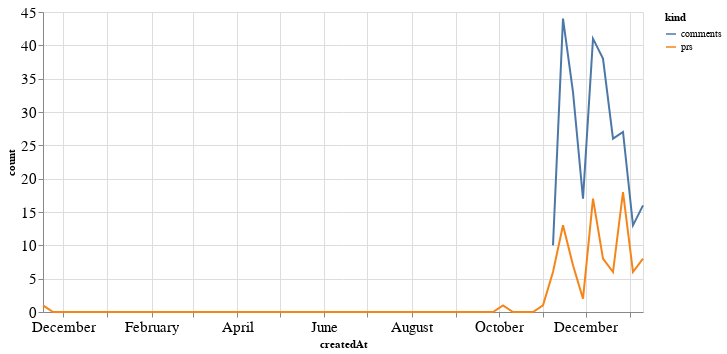

The code cell stored with this chart in its notebook:
### Code cell
alt.Chart(total_time, width=600).mark_line().encode(
    x='createdAt',
    y='count',
    color='kind'
)

### Figure 1 — Vega-Lite specification as saved in the notebook (floating-point values rounded to 4 significant figures)
{"config": {"axisLeft": {"labelFontSize": 15}, "axisBottom": {"labelFontSize": 15}}, "data": {"name": "data-f14c73d5aa25a65971e8b63bc75ca7e9"}, "mark": "line", "encoding": {"color": {"type": "nominal", "field": "kind"}, "x": {"type": "temporal", "field": "createdAt"}, "y": {"type": "quantitative", "field": "count"}}, "width": 600, "$schema": "https://vega.github.io/schema/vega-lite/v4.8.1.json", "datasets": {"data-f14c73d5aa25a65971e8b63bc75ca7e9": [{"createdAt": "2019-11-17T00:00:00", "kind": "prs", "count": 1.0}, {"createdAt": "2019-11-24T00:00:00", "kind": "prs", "count": 0.0}, {"createdAt": "2019-12-01T00:00:00", "kind": "prs", "count": 0.0}, {"createdAt": "2019-12-08T00:00:00", "kind": "prs", "count": 0.0}, {"createdAt": "2019-12-15T00:00:00", "kind": "prs", "count": 0.0}, {"createdAt": "2019-12-22T00:00:00", "kind": "prs", "count": 0.0}, {"createdAt": "2019-12-29T00:00:00", "kind": "prs", "count": 0.0}, {"createdAt": "2020-01-05T00:00:00", "kind": "prs", "count": 0.0}, {"createdAt": "2020-01-12T00:00:00", "kind": "prs", "count": 0.0}, {"createdAt": "2020-01-19T00:00:00", "kind": "prs", "count": 0.0}, {"createdAt": "2020-01-26T00:00:00", "kind": "prs", "count": 0.0}, {"createdAt": "2020-02-02T00:00:00", "kind": "prs", "count": 0.0}, {"createdAt": "2020-02-09T00:00:00", "kind": "prs", "count": 0.0}, {"createdAt": "2020-02-16T00:00:00", "kind": "prs", "count": 0.0}, {"createdAt": "2020-02-23T00:00:00", "kind": "prs", "count": 0.0}, {"createdAt": "2020-03-01T00:00:00", "kind": "prs", "count": 0.0}, {"createdAt": "2020-03-08T00:00:00", "kind": "prs", "count": 0.0}, {"createdAt": "2020-03-15T00:00:00", "kind": "prs", "count": 0.0}, {"createdAt": "2020-03-22T00:00:00", "kind": "prs", "count": 0.0}, {"createdAt": "2020-03-29T00:00:00", "kind": "prs", "count": 0.0}, {"createdAt": "2020-04-05T00:00:00", "kind": "prs", "count": 0.0}, {"createdAt": "2020-04-12T00:00:00", "kind": "prs", "count": 0.0}, {"createdAt": "2020-04-19T00:00:00", "kind": "prs", "count": 0.0}, {"createdAt": "2020-04-26T00:00:00", "kind": "prs", "count": 0.0}, {"createdAt": "2020-05-03T00:00:00", "kind": "prs", "count": 0.0}, {"createdAt": "2020-05-10T00:00:00", "kind": "prs", "count": 0.0}, {"createdAt": "2020-05-17T00:00:00", "kind": "prs", "count": 0.0}, {"createdAt": "2020-05-24T00:00:00", "kind": "prs", "count": 0.0}, {"createdAt": "2020-05-31T00:00:00", "kind": "prs", "count": 0.0}, {"createdAt": "2020-06-07T00:00:00", "kind": "prs", "count": 0.0}, {"createdAt": "2020-06-14T00:00:00", "kind": "prs", "count": 0.0}, {"createdAt": "2020-06-21T00:00:00", "kind": "prs", "count": 0.0}, {"createdAt": "2020-06-28T00:00:00", "kind": "prs", "count": 0.0}, {"createdAt": "2020-07-05T00:00:00", "kind": "prs", "count": 0.0}, {"createdAt": "2020-07-12T00:00:00", "kind": "prs", "count": 0.0}, {"createdAt": "2020-07-19T00:00:00", "kind": "prs", "count": 0.0}, {"createdAt": "2020-07-26T00:00:00", "kind": "prs", "count": 0.0}, {"createdAt": "2020-08-02T00:00:00", "kind": "prs", "count": 0.0}, {"createdAt": "2020-08-09T00:00:00", "kind": "prs", "count": 0.0}, {"createdAt": "2020-08-16T00:00:00", "kind": "prs", "count": 0.0}, {"createdAt": "2020-08-23T00:00:00", "kind": "prs", "count": 0.0}, {"createdAt": "2020-08-30T00:00:00", "kind": "prs", "count": 0.0}, {"createdAt": "2020-09-06T00:00:00", "kind": "prs", "count": 0.0}, {"createdAt": "2020-09-13T00:00:00", "kind": "prs", "count": 0.0}, {"createdAt": "2020-09-20T00:00:00", "kind": "prs", "count": 0.0}, {"createdAt": "2020-09-27T00:00:00", "kind": "prs", "count": 0.0}, {"createdAt": "2020-10-04T00:00:00", "kind": "prs", "count": 1.0}, {"createdAt": "2020-10-11T00:00:00", "kind": "prs", "count": 0.0}, {"createdAt": "2020-10-18T00:00:00", "kind": "prs", "count": 0.0}, {"createdAt": "2020-10-25T00:00:00", "kind": "prs", "count": 0.0}, {"createdAt": "2020-11-01T00:00:00", "kind": "prs", "count": 1.0}, {"createdAt": "2020-11-08T00:00:00", "kind": "prs", "count": 6.0}, {"createdAt": "2020-11-15T00:00:00", "kind": "prs", "count": 13.0}, {"createdAt": "2020-11-22T00:00:00", "kind": "prs", "count": 7.0}, {"createdAt": "2020-11-29T00:00:00", "kind": "prs", "count": 2.0}, {"createdAt": "2020-12-06T00:00:00", "kind": "prs", "count": 17.0}, {"createdAt": "2020-12-13T00:00:00", "kind": "prs", "count": 8.0}, {"createdAt": "2020-12-20T00:00:00", "kind": "prs", "count": 6.0}, {"createdAt": "2020-12-27T00:00:00", "kind": "prs", "count": 18.0}, {"createdAt": "2021-01-03T00:00:00", "kind": "prs", "count": 6.0}, {"createdAt": "2021-01-10T00:00:00", "kind": "prs", "count": 8.0}, {"createdAt": "2019-11-17T00:00:00", "kind": "comments", "count": null}, {"createdAt": "2019-11-24T00:00:00", "kind": "comments", "count": null}, {"createdAt": "2019-12-01T00:00:00", "kind": "comments", "count": null}, {"createdAt": "2019-12-08T00:00:00", "kind": "comments", "count": null}, {"createdAt": "2019-12-15T00:00:00", "kind": "comments", "count": null}, {"createdAt": "2019-12-22T00:00:00", "kind": "comments", "count": null}, {"createdAt": "2019-12-29T00:00:00", "kind": "comments", "count": null}, {"createdAt": "2020-01-05T00:00:00", "kind": "comments", "count": null}, {"createdAt": "2020-01-12T00:00:00", "kind": "comments", "count": null}, {"createdAt": "2020-01-19T00:00:00", "kind": "comments", "count": null}, {"createdAt": "2020-01-26T00:00:00", "kind": "comments", "count": null}, {"createdAt": "2020-02-02T00:00:00", "kind": "comments", "count": null}, {"createdAt": "2020-02-09T00:00:00", "kind": "comments", "count": null}, {"createdAt": "2020-02-16T00:00:00", "kind": "comments", "count": null}, {"createdAt": "2020-02-23T00:00:00", "kind": "comments", "count": null}, {"createdAt": "2020-03-01T00:00:00", "kind": "comments", "count": null}, {"createdAt": "2020-03-08T00:00:00", "kind": "comments", "count": null}, {"createdAt": "2020-03-15T00:00:00", "kind": "comments", "count": null}, {"createdAt": "2020-03-22T00:00:00", "kind": "comments", "count": null}, {"createdAt": "2020-03-29T00:00:00", "kind": "comments", "count": null}, {"createdAt": "2020-04-05T00:00:00", "kind": "comments", "count": null}, {"createdAt": "2020-04-12T00:00:00", "kind": "comments", "count": null}, {"createdAt": "2020-04-19T00:00:00", "kind": "comments", "count": null}, {"createdAt": "2020-04-26T00:00:00", "kind": "comments", "count": null}, {"createdAt": "2020-05-03T00:00:00", "kind": "comments", "count": null}, {"createdAt": "2020-05-10T00:00:00", "kind": "comments", "count": null}, {"createdAt": "2020-05-17T00:00:00", "kind": "comments", "count": null}, {"createdAt": "2020-05-24T00:00:00", "kind": "comments", "count": null}, {"createdAt": "2020-05-31T00:00:00", "kind": "comments", "count": null}, {"createdAt": "2020-06-07T00:00:00", "kind": "comments", "count": null}, {"createdAt": "2020-06-14T00:00:00", "kind": "comments", "count": null}, {"createdAt": "2020-06-21T00:00:00", "kind": "comments", "count": null}, {"createdAt": "2020-06-28T00:00:00", "kind": "comments", "count": null}, {"createdAt": "2020-07-05T00:00:00", "kind": "comments", "count": null}, {"createdAt": "2020-07-12T00:00:00", "kind": "comments", "count": null}, {"createdAt": "2020-07-19T00:00:00", "kind": "comments", "count": null}, {"createdAt": "2020-07-26T00:00:00", "kind": "comments", "count": null}, {"createdAt": "2020-08-02T00:00:00", "kind": "comments", "count": null}, {"createdAt": "2020-08-09T00:00:00", "kind": "comments", "count": null}, {"createdAt": "2020-08-16T00:00:00", "kind": "comments", "count": null}, {"createdAt": "2020-08-23T00:00:00", "kind": "comments", "count": null}, {"createdAt": "2020-08-30T00:00:00", "kind": "comments", "count": null}, {"createdAt": "2020-09-06T00:00:00", "kind": "comments", "count": null}, {"createdAt": "2020-09-13T00:00:00", "kind": "comments", "count": null}, {"createdAt": "2020-09-20T00:00:00", "kind": "comments", "count": null}, {"createdAt": "2020-09-27T00:00:00", "kind": "comments", "count": null}, {"createdAt": "2020-10-04T00:00:00", "kind": "comments", "count": null}, {"createdAt": "2020-10-11T00:00:00", "kind": "comments", "count": null}, {"createdAt": "2020-10-18T00:00:00", "kind": "comments", "count": null}, {"createdAt": "2020-10-25T00:00:00", "kind": "comments", "count": null}, {"createdAt": "2020-11-01T00:00:00", "kind": "comments", "count": null}, {"createdAt": "2020-11-08T00:00:00", "kind": "comments", "count": 10.0}, {"createdAt": "2020-11-15T00:00:00", "kind": "comments", "count": 44.0}, {"createdAt": "2020-11-22T00:00:00", "kind": "comments", "count": 33.0}, {"createdAt": "2020-11-29T00:00:00", "kind": "comments", "count": 17.0}, {"createdAt": "2020-12-06T00:00:00", "kind": "comments", "count": 41.0}, {"createdAt": "2020-12-13T00:00:00", "kind": "comments", "count": 38.0}, {"createdAt": "2020-12-20T00:00:00", "kind": "comments", "count": 26.0}, {"createdAt": "2020-12-27T00:00:00", "kind": "comments", "count": 27.0}, {"createdAt": "2021-01-03T00:00:00", "kind": "comments", "count": 13.0}, {"createdAt": "2021-01-10T00:00:00", "kind": "comments", "count": 16.0}]}}
